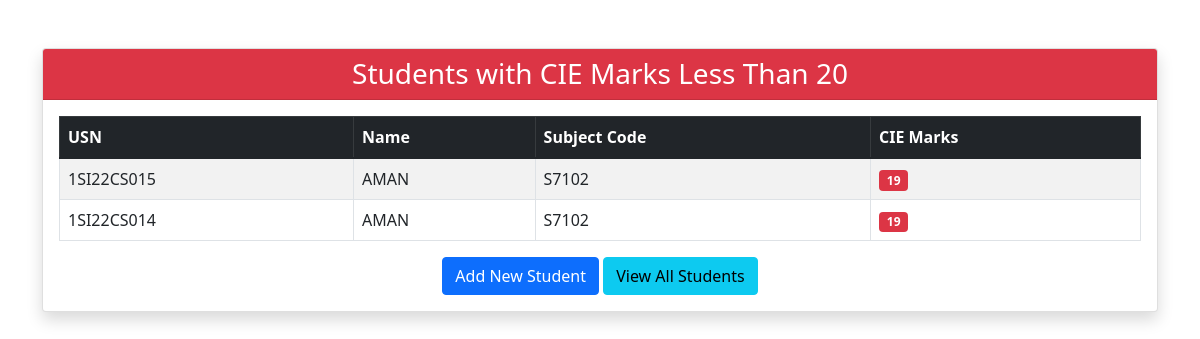
/low-cie/, run on the app's committed database.
### student_cie/models.py (models this page shows, shortened)
class Student(models.Model):
    usn = models.CharField(max_length=10, unique=True, verbose_name="USN")
    name = models.CharField(max_length=100, verbose_name="Name")
    subject_code = models.CharField(max_length=10, verbose_name="Subject Code")
    cie_marks = models.IntegerField(verbose_name="CIE Marks")
    class Meta:
        verbose_name = "Student"
        verbose_name_plural = "Students"

### student_cie/views.py (the view)
# urls.py: path('low-cie/', views.display_low_cie, name='display_low_cie'),
def display_low_cie(request):
    students = Student.objects.filter(cie_marks__lt=20)
    return render(request, 'student_cie/display_students.html', {'students': students})

### student_cie/templates/student_cie/display_students.html (shortened to what this page needs)
<!DOCTYPE html>
<html lang="en">
  <head>
    <link
      href="https://cdn.jsdelivr.net/npm/bootstrap@5.1.3/dist/css/bootstrap.min.css"
      rel="stylesheet"
    />
  </head>
  <body>
    <div class="container mt-5">
      <div class="card shadow">
        <div class="card-header bg-danger text-white">
          <h3 class="text-center mb-0">Students with CIE Marks Less Than 20</h3>
        </div>
        <div class="card-body">
          {% if students %}
          <table class="table table-bordered table-striped">
            <thead class="table-dark">
              <tr>
                <th>USN</th>
                <th>Name</th>
                <th>Subject Code</th>
                <th>CIE Marks</th>
              </tr>
            </thead>
            <tbody>
              {% for student in students %}
              <tr>
                <td>{{ student.usn }}</td>
                <td>{{ student.name }}</td>
                <td>{{ student.subject_code }}</td>
                <td>
                  <span class="badge bg-danger">{{ student.cie_marks }}</span>
                </td>
              </tr>
              {% endfor %}
            </tbody>
          </table>
          {% else %}
          <div class="alert alert-success text-center">
            <h5>No students found with CIE marks less than 20! 🎉</h5>
          </div>
          {% endif %}
          <div class="text-center mt-3">
            <a
              href="{% url 'student_cie:add_student' %}"
              class="btn btn-primary"
              >Add New Student</a
            >
            <a href="{% url 'student_cie:all_students' %}" class="btn btn-info"
              >View All Students</a
            >
          </div>
        </div>
      </div>
    </div>
  </body>
</html>

### data on the page
Student: usn "1SI22CS015", name "AMAN", subject_code "S7102", cie_marks "19"
Student: usn "1SI22CS014", name "AMAN", subject_code "S7102", cie_marks "19"
